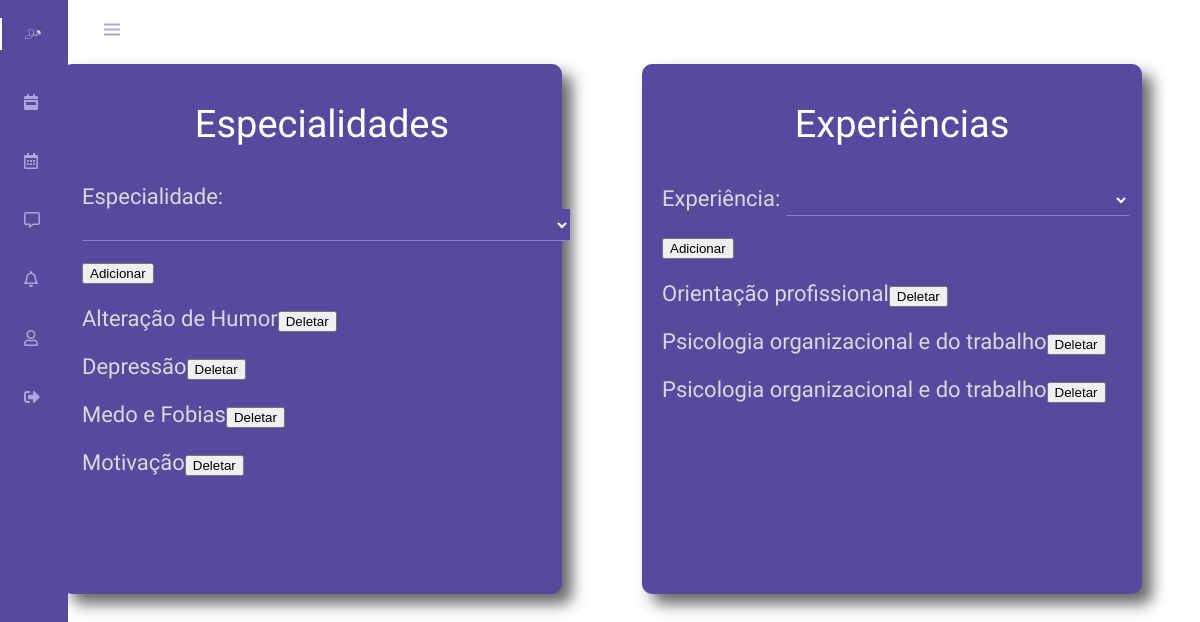
The page /process/alterar_especialidades.php (signed in) on the database its author committed.
### tables this page shows
CREATE TABLE `esp_psico` (
  `id` int(11) NOT NULL,
  `nome` varchar(80) NOT NULL,
  `id_psic` int(11) NOT NULL
);

CREATE TABLE `tipo_nicho` (
  `id_tipo_nicho` int(11) NOT NULL,
  `id_psic` int(11) NOT NULL,
  `nome` varchar(80) NOT NULL
);

### process/alterar_especialidades.php (the view, shortened to what this page needs)
<?php
			require_once '../conexao.php';
			if(isset($_SESSION["unique_id"])){
?>
<!DOCTYPE html>
<html lang="en">
<head>
    <link rel="stylesheet" href="../css/navbar.css">
	<link rel="stylesheet" href="../css/psico.css">
    <link rel="stylesheet" href="../css/psic.css">
    <link rel="stylesheet" href="https://cdnjs.cloudflare.com/ajax/libs/font-awesome/5.15.2/css/all.min.css">
	<link href='https://unpkg.com/boxicons@2.0.7/css/boxicons.min.css' rel='stylesheet'>
</head>
<body id="body-pd">
    <header class="header" id="header">
        <div class="header__toggle">
        <i class='bx bx-menu' id="header-toggle"></i>
        </div>
        <div class="header__img">
            <img src="../assets/img/perfil.jpg" alt="">
        </div>
    </header>
    <div class="l-navbar" id="nav-bar">
    <nav class="nav">
            <div>
                <a href="../index.php" class="nav__logo active">
                    <img class = "logo" src="../assets/logo.png" alt="">
                </a>
                <div class="nav__list">
                    <a href="../dashboard.php" class="nav__link ">
                    <i class="fas fa-calendar-week"></i>
                    </a>
                    <a href="../agenda.php" class="nav__link">
                    <i class="far fa-calendar-alt"></i>
                    </a>
                    <a href="../chat/users.php" class="nav__link">
                    <i class="far fa-comment-alt"></i>
                    </a>
                    <a href="../notificacao_psic.php" class="nav__link">
                    <i class="far fa-bell"></i>
                    </a>
                    <a href="../perfil_psic.php" class="nav__link">
                    <i class="far fa-user"></i>
                    </a>
                    <a href="../encerra.php" class="nav__link">
                    <i class="fas fa-sign-out-alt"></i>
                    </a>
                </div>
            </div>
        </nav>
    </div>
        <div class="cards">
            <div class="especialidades">
                <p class="nome">Especialidades</p>
                <form method="POST" action="edit_especialidade.php">
                    <p>Especialidade:
                        <select name="espec" id="">
                        <option value=""></option>
                            <?php
                                $espec = mysqli_query($conn, "SELECT nome FROM especialidade ORDER BY nome ASC");
                                while ($especialidades = mysqli_fetch_array($espec)){
                                echo "<option name='espec' value='$especialidades[nome]'>$especialidades[nome]</option>";
                                    }
                            ?>
                        </select>
                    </p>
                    <input type="submit" value="Adicionar">
                </form>
                        <?php
                        $id = $_SESSION['unique_id'];
                        $busca = mysqli_query($conn, "SELECT * FROM esp_psico WHERE id_psic = '$id' ORDER BY nome ASC");
                        while ($acho = mysqli_fetch_array($busca)){
                            echo "<p> $acho[nome]<a href='delete_esp.php?esp=$acho[id]'><button>Deletar</button></a></p>";
                        }
                        ?>
            </div>
            <div class="experiencias">
            <p class="nome">Experiências</p>
            <form method="POST" action="edit_exp.php">
                    <p>Experiência:
                        <select name="exp" id="">
                        <option value=""></option>
                            <?php
                                $exp = mysqli_query($conn, "SELECT nicho FROM nicho_psicologico  ORDER BY nicho ASC");
                                while ($exps = mysqli_fetch_array($exp)){
                                echo "<option name='exp' value='$exps[nicho]'>$exps[nicho]</option>";
                                    }
                            ?>
                        </select>
                    </p>
                    <input type="submit" value="Adicionar">
            </form>
            <?php
            $id = $_SESSION['unique_id'];
                $busca = mysqli_query($conn, "SELECT * FROM tipo_nicho WHERE id_psic = '$id' ORDER BY nome ASC");
                while ($acho = mysqli_fetch_array($busca)){
                  echo "<p> $acho[nome]<a href='delete_exp.php?exp=$acho[id_tipo_nicho]'><button>Deletar</button></a></p>";
                        }
            ?>
        </div>
        </div>
<?php
}
?>
</body>
</html>

### css/navbar.css (style rules this page uses)
:root { --header-height: 3rem; --nav-width: 68px; --first-color: #4723D9; --first-color-light: #AFA5D9; --white-color: #ffffff; --normal-font-size: 1rem; --z-fixed: 100; --cor-principal: #564a9e; --cor-texto: #d9d9d9; --cor-titulo: #FFFFFF; --fonte-titulo: 'Antonio', sans-serif; --fonte-texto: 'Oswald', sans-serif; }
*,::before,::after { box-sizing: border-box; }
body { position: relative; margin: var(--header-height) 0 0 0; padding: 0 1rem; font-family: var(--fonte-texto); font-size: var(--normal-font-size); transition: .5s; }
a { text-decoration: none; }
.header { width: 100%; height: var(--header-height); position: fixed; top: 0; left: 0; display: flex; align-items: center; justify-content: space-between; padding: 0 1rem; background-color: transparent; z-index: var(--z-fixed); transition: .5s; }
.header__toggle { color: var(--first-color-light); font-size: 1.5rem; cursor: pointer; }
.header__img { width: 35px; height: 35px; display: flex; justify-content: center; border-radius: 50%; overflow: hidden; }
.header__img img { width: 40px; }
.l-navbar { position: fixed; top: 0; left: -30%; width: var(--nav-width); height: 100vh; background-color: var(--cor-principal); padding: .5rem 1rem 0 0; transition: .5s; z-index: var(--z-fixed); }
.nav { height: 100%; display: flex; flex-direction: column; justify-content: space-between; overflow: hidden; }
.nav .logo { width: 20px; }
.nav__logo, .nav__link { display: grid; grid-template-columns: max-content max-content; align-items: center; column-gap: 1rem; padding: .5rem 0 .5rem 1.5rem; }
.nav__logo { margin-bottom: 2rem; }
.nav__link { position: relative; color: var(--first-color-light); margin-bottom: 1.5rem; transition: .3s; }
.active { color: var(--white-color); }
.active::before { content: ''; position: absolute; left: 0; width: 2px; height: 32px; background-color: var(--white-color); }
@media screen and (min-width: 768px) { body { margin: calc(var(--header-height) + 1rem) 0 0 0; padding-left: calc(var(--nav-width) + 2rem); } }
@media screen and (min-width: 768px) { .header { height: calc(var(--header-height) + 1rem); padding: 0 2rem 0 calc(var(--nav-width) + 2rem); } }
@media screen and (min-width: 768px) { .header__img { width: 40px; height: 40px; } }
@media screen and (min-width: 768px) { .header__img img { width: 45px; } }
@media screen and (min-width: 768px) { .l-navbar { left: 0; padding: 1rem 1rem 0 0; } }

### css/psico.css (style rules this page uses)
:root { --cor-principal: #564a9e; --cor-texto: #d9d9d9; --cor-titulo: #FFFFFF; --fonte-titulo: 'Antonio', sans-serif; --fonte-texto: 'Oswald', sans-serif; }
.card_psicologo input[type="text"], select, textarea { background-color: var(--cor-principal); color: #FFFFFF; font-family: var(--fonte-texto); border: none; border-bottom: 1px solid #8a7ed6; padding: 4px; font-size: 18px; }

### css/psic.css (style rules this page uses)
:root { --cor-principal: #564a9e; --cor-texto: #d9d9d9; --cor-titulo: #FFFFFF; --fonte-titulo: 'Antonio', sans-serif; --fonte-texto: 'Oswald', sans-serif; }
.cards { margin-top: 60px; align-items: center; justify-content: center; display: flex; }
.especialidades, .experiencias { width: 500px; height: 530px; background: var(--cor-principal); border-radius: 10px; margin-left: 80px; padding-left: 20px; box-shadow: 10px 10px 15px #333333be; }
.especialidades .nome, .experiencias .nome { font-family: var(--fonte-titulo); color: var(--cor-titulo); font-size: 38px; text-align: center; }
.especialidades p, .experiencias p { color: var(--cor-texto); font-size: 22px; font-family: var(--fonte-texto); }
.especialidades { margin-left: -80px; }

### rows shown on the page
esp_psico: nome "Alteração de Humor"
esp_psico: nome "Depressão"
esp_psico: nome "Medo e Fobias"
esp_psico: nome "Motivação"
tipo_nicho: nome "Orientação profissional"
tipo_nicho: nome "Psicologia organizacional e do trabalho"
tipo_nicho: nome "Psicologia organizacional e do trabalho"
